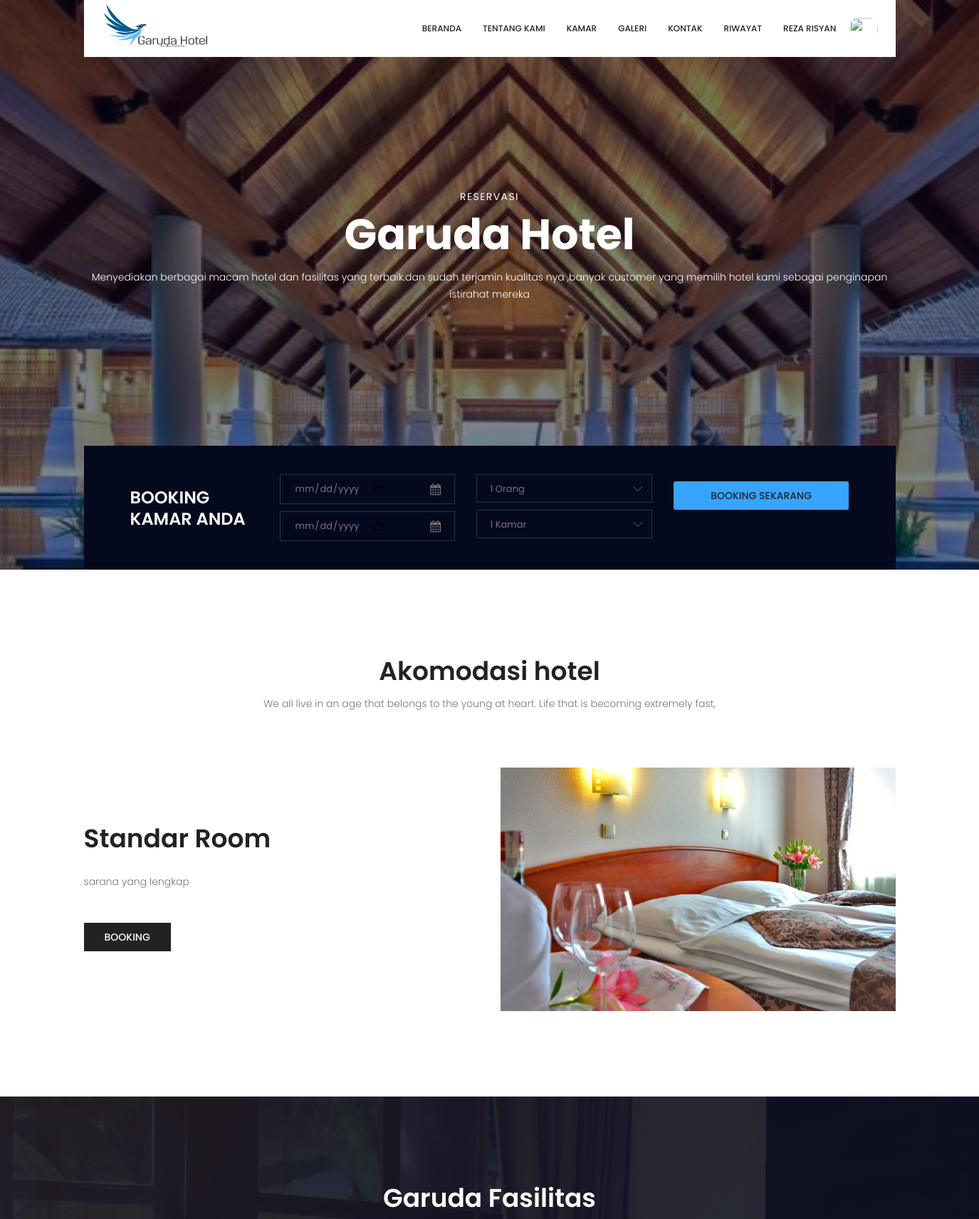
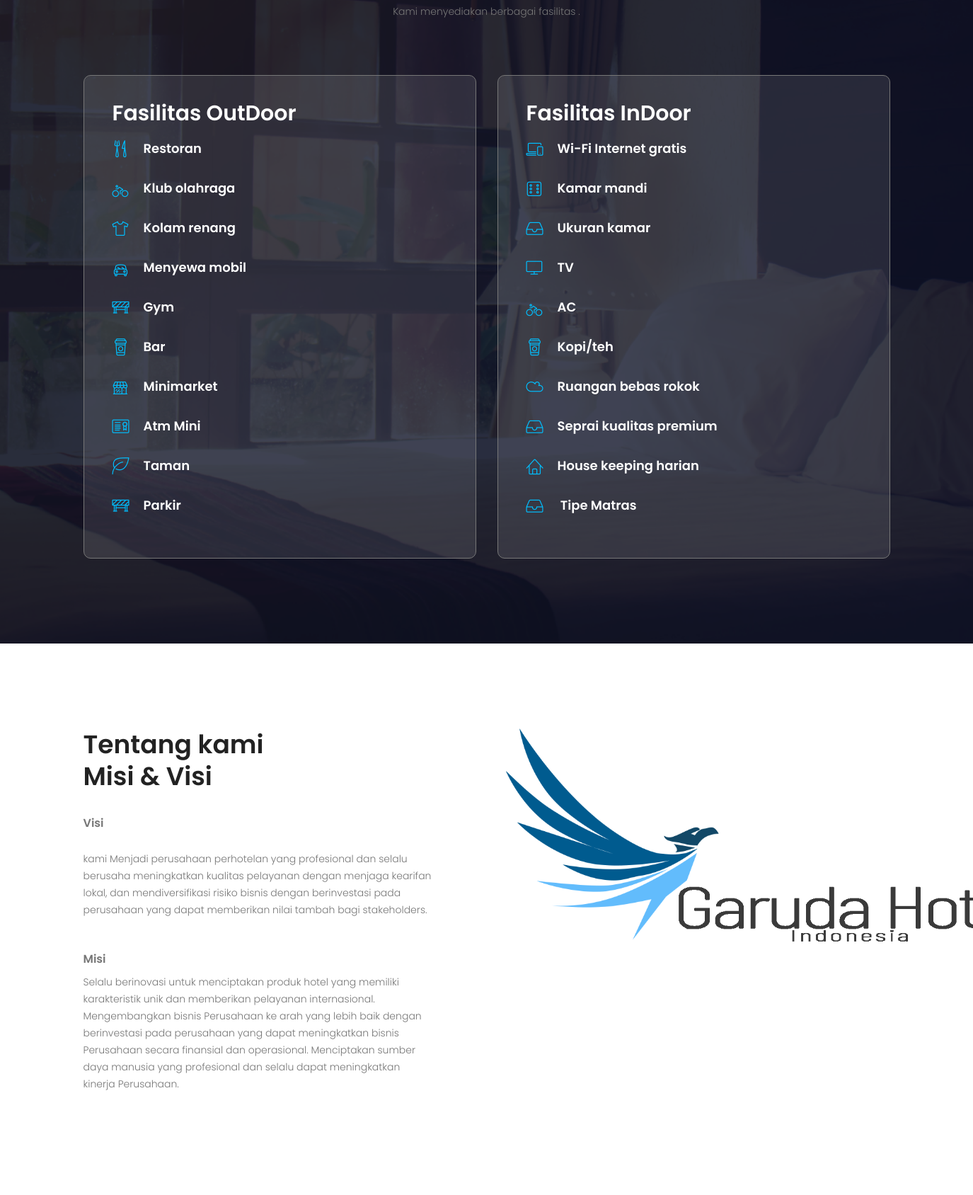
Page /user/tamu/index.php (signed in, upper part) on the committed database (2 pictures, top to bottom).
### tables this page shows
CREATE TABLE `tb_room` (
  `id_room` int(11) NOT NULL,
  `id_kelas` int(11) NOT NULL,
  `nama_hotel` varchar(200) NOT NULL,
  `status_hotel` varchar(100) NOT NULL,
  `harga_hotel` int(11) NOT NULL,
  `hotel_deskripsi` text NOT NULL,
  `gambar_hotel` varchar(100) NOT NULL,
  `status` tinyint(1) NOT NULL
);

### user/tamu/index.php (the view, shortened to what this page needs)
<!doctype html>
<html lang="en">
    <head>
        <link rel="stylesheet" href="css/bootstrap.css">
        <link rel="stylesheet" href="vendors/linericon/style.css">
        <link rel="stylesheet" href="css/font-awesome.min.css">
        <link rel="stylesheet" href="vendors/owl-carousel/owl.carousel.min.css">
        <link rel="stylesheet" href="vendors/bootstrap-datepicker/bootstrap-datetimepicker.min.css">
        <link rel="stylesheet" href="vendors/nice-select/css/nice-select.css">
        <link rel="stylesheet" href="vendors/owl-carousel/owl.carousel.min.css">
        <link rel="stylesheet" href="css/style.css">
        <link rel="stylesheet" href="css/responsive.css">
    </head>
    <body>
        <?php include('header.php') ?>
        <section class="banner_area">
            <div class="booking_table d_flex align-items-center">
            	<div class="overlay bg-parallax" data-stellar-ratio="0.9" data-stellar-vertical-offset="0" data-background=""></div>
				<div class="container">
					<div class="banner_content text-center">
						<h6>Reservasi</h6>
						<h2>Garuda Hotel</h2>
						<p>Menyediakan berbagai macam hotel dan fasilitas yang terbaik.dan sudah terjamin kualitas nya ,banyak customer yang memilih hotel kami sebagai penginapan istirahat mereka</p>
					</div>
				</div>
            </div>
            <div class="hotel_booking_area position">
                <div class="container">
                    <div class="hotel_booking_table">
                        <div class="col-md-3">
                            <h2>Booking<br> Kamar Anda</h2>
                        </div>
                        <div class="col-md-9">
                            <div class="boking_table">
                                <div class="row">
                                    <div class="col-md-4">
                                        <div class="book_tabel_item">
                                            <div class="form-group">
                                                <div class='input-group date'>
                                                    <input name="tgl_checkout" type='date' class="form-control" placeholder="Tanggal kedatangan"/>
                                                    <span class="input-group-addon">
                                                        <i class="fa fa-calendar" ></i>
                                                    </span>
                                                </div>
                                            </div>
                                            <div class="form-group">
                                                <div class='input-group date'>
                                                    <input name="tgl_checkout" type='date' class="form-control" placeholder="Tanggal keberangkatan"/>
                                                    <span class="input-group-addon">
                                                        <i class="fa fa-calendar" aria-hidden="true"></i>
                                                    </span>
                                                </div>
                                            </div>
                                        </div>
                                    </div>
                                    <div class="col-md-4">
                                        <div class="book_tabel_item">
                                            <div class="input-group">
                                            </div>
                                            <div class="input-group">
                                            </div>
                                        </div>
                                    </div>
                                    <div class="col-md-4">
                                        <div class="book_tabel_item">
                                            <a class="book_now_btn button_hover info radius" href="kamar.php">Booking Sekarang</a>
                                        </div>
                                    </div>
                                </div>
                            </div>
                        </div>
                    </div>
                </div>
            </div>
        </section>
        <section class="accomodation_area section_gap">
            <div class="container">
                <div class="section_title text-center">
                    <h2 class="title_color">Akomodasi hotel</h2>
                    <p>We all live in an age that belongs to the young at heart. Life that is becoming extremely fast, </p>
                </div>
                <?php
                    include 'koneksi.php';
                    $query1 = $conn->query("SELECT * FROM tb_room ORDER BY id_room ASC LIMIT 1") or die(mysql_error());
                    while($fetch1 = $query1->fetch_array()){
                ?>
                <div class="row">
                    <div class="col-md-6 d_flex align-items-center">
                        <div class="about_content ">
                            <h2 class="title title_color"><?php echo $fetch1['nama_hotel']?></h2>
                            <p><?php echo $fetch1['hotel_deskripsi']?></p>
                            <a href="detail-kamar.php?room_id=<?php echo $fetch1['id_room']?>" class="button_hover theme_btn_two">Booking</a>
                        </div>
                    </div>
                    <div class="col-md-6">
                        <img class="img-fluid" src="/hotelrezar/user/admin/image/<?php echo $fetch1['gambar_hotel']?>" alt="img">
                    </div>
                </div>
            <?php } ?>
            </div>
        </section>
        <section class="facilities_area section_gap">
            <div class="overlay bg-parallax" data-stellar-ratio="0.8" data-stellar-vertical-offset="0" data-background="">
            </div>
            <div class="container">
                <div class="section_title text-center">
                    <h2 class="title_w">Garuda Fasilitas</h2>
                    <p>Kami menyediakan berbagai fasilitas .</p>
                </div>
                <div class="row mb_30">
                    <div class="col-lg-6 col-md-6">
                        <div class="facilities_item">
                            <h2 class="title_w">Fasilitas OutDoor</h2>
                            <h4 class="sec_h4"><i class="lnr lnr-dinner" style="color:#00BFFF ;"></i>Restoran</h4>
                            <h4 class="sec_h4"><i class="lnr lnr-bicycle" style="color:#00BFFF ;"></i>Klub olahraga</h4>
                            <h4 class="sec_h4"><i class="lnr lnr-shirt" style="color:#00BFFF ;"></i>Kolam renang</h4>
                            <h4 class="sec_h4"><i class="lnr lnr-car" style="color:#00BFFF ;"></i>Menyewa mobil</h4>
                            <h4 class="sec_h4"><i class="lnr lnr-construction" style="color:#00BFFF ;"></i>Gym</h4>
                            <h4 class="sec_h4"><i class="lnr lnr-coffee-cup" style="color:#00BFFF ;"></i>Bar</h4>
                            <h4 class="sec_h4"><i class="lnr lnr-store" style="color:#00BFFF ;"></i>Minimarket</h4>
                            <h4 class="sec_h4"><i class="lnr lnr-license" style="color:#00BFFF ;"></i>Atm Mini</h4>
                            <h4 class="sec_h4"><i class="lnr lnr-leaf" style="color:#00BFFF ;"></i>Taman</h4>
                            <h4 class="sec_h4"><i class="lnr lnr-construction" style="color:#00BFFF ;"></i>Parkir</h4>
                        </div>
                    </div>
                    <div class="col-lg-6 col-md-6">
                        <div class="facilities_item">
                            <h2 class="title_w">Fasilitas InDoor</h2>
                            <h4 class="sec_h4"><i class="lnr lnr-laptop-phone" style="color:#00BFFF ;"></i>Wi-Fi Internet gratis</h4>
                            <h4 class="sec_h4"><i class="lnr lnr-dice" style="color:#00BFFF ;"></i>Kamar mandi </h4>
                            <h4 class="sec_h4"><i class="lnr lnr-inbox" style="color:#00BFFF ;"></i>Ukuran kamar</h4>
                            <h4 class="sec_h4"><i class="lnr lnr-screen" style="color:#00BFFF ;"></i>TV</h4>
                            <h4 class="sec_h4"><i class="lnr lnr-bicycle" style="color:#00BFFF ;"></i>AC</h4>
                            <h4 class="sec_h4"><i class="lnr lnr-coffee-cup" style="color:#00BFFF ;"></i>Kopi/teh</h4>
                            <h4 class="sec_h4"><i class="lnr lnr-cloud" style="color:#00BFFF ;"></i>Ruangan bebas rokok</h4>
                            <h4 class="sec_h4"><i class="lnr lnr-inbox" style="color:#00BFFF ;"></i>Seprai kualitas premium</h4>
                            <h4 class="sec_h4"><i class="lnr lnr-home" style="color:#00BFFF ;"></i>House keeping harian</h4>
                            <h4 class="sec_h4"><i class="lnr lnr-inbox" style="color:#00BFFF ;"></i> Tipe Matras</h4>
                        </div>
            </div>
        </section>
        <section class="about_history_area section_gap">
            <div class="container">
                <div class="row">
                    <div class="col-md-6 d_flex align-items-center">
                        <div class="about_content ">
                            <h2 class="title title_color">Tentang kami<br>Misi & Visi</h2><br>
                            <h5>Visi</h5><p>kami Menjadi perusahaan perhotelan yang profesional dan selalu berusaha meningkatkan kualitas pelayanan dengan menjaga kearifan lokal, dan mendiversifikasi risiko bisnis dengan berinvestasi pada perusahaan yang dapat memberikan nilai tambah bagi stakeholders.<br><h5>Misi</h5>Selalu berinovasi untuk menciptakan produk hotel yang memiliki karakteristik unik dan memberikan pelayanan internasional. Mengembangkan bisnis Perusahaan ke arah yang lebih baik dengan berinvestasi pada perusahaan yang dapat meningkatkan bisnis Perusahaan secara finansial dan operasional. Menciptakan sumber daya manusia yang profesional dan selalu dapat meningkatkan kinerja Perusahaan.</p>
                        </div>
                    </div>
                    <div class="col-md-4">
                        <img  style="width: 750px;" src="/hotelrezar/user/admin/img/logo-garuda-hotel.png" alt="img">
                    </div>
                </div>
            </div>
        </section>
    </body>
</html>

### rows in the picture
tb_room: nama_hotel "Standar Room", hotel_deskripsi "sarana yang lengkap", gambar_hotel (picture)

### other values in the picture
$_SESSION['nama'] "REZA RISYAN"
